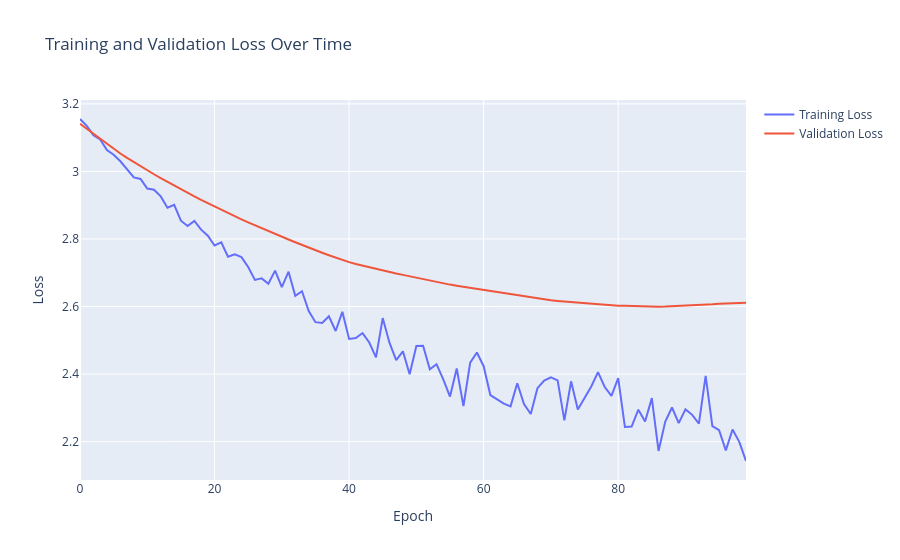

Source (notebook cell):
### Code cell
import plotly.graph_objects as go
import time

# Taken from Lesson 19
def train_model(model, optimizer, num_epochs, checkpoint_path):
    """Train, keep the checkpoint with the lowest validation loss, and plot the losses."""
    training_losses = []
    validation_losses = []
    best_validation_loss = float('inf')
    best_validation_epoch = -1
    training_start = time.time()

    for epoch in range(num_epochs):
        model.train()
        epoch_loss = 0
        num_batches = 0
        for images, labels in train_loader:
            images = images.to(device)
            labels = labels.to(device)
            outputs = model(images)
            optimizer.zero_grad() 
            loss = criterion(outputs, labels)
            loss.backward() 
            optimizer.step()
            
            epoch_loss += loss.item()
            num_batches += 1

        avg_loss = epoch_loss / num_batches
        training_losses.append(avg_loss)

        # Compute validation loss. Don't need gradients here.
        model.eval()
        with torch.no_grad():
            val_total = 0
            for images, labels in val_loader:
                val_outputs = model(images.to(device))
                val_total += criterion(val_outputs, labels.to(device)).item() * len(labels)
            validation_loss = val_total / len(images_val)
            validation_losses.append(validation_loss)

        # Save the model if this is the best validation loss so far
        if validation_loss < best_validation_loss:
            best_validation_loss = validation_loss
            best_validation_epoch = epoch
            torch.save(model.state_dict(), checkpoint_path)
            best_marker = ' *'
        else:
            best_marker = ''

        if epoch % (num_epochs / 10) == 0:
            print(f'Epoch [{epoch}/{num_epochs}], Train Loss: {avg_loss:.5f}, Val Loss: {validation_loss:.5f}{best_marker}')

    total_time = time.time() - training_start
    print(f'Average time per epoch: {total_time / num_epochs:.2f}s')
    print(f'Best validation loss: {best_validation_loss:.5f} (epoch {best_validation_epoch})')

    fig = go.Figure()
    fig.add_trace(go.Scatter(x=list(range(len(training_losses))), y=training_losses, mode='lines', name='Training Loss'))
    fig.add_trace(go.Scatter(x=list(range(len(validation_losses))), y=validation_losses, mode='lines', name='Validation Loss'))
    fig.update_layout(title="Training and Validation Loss Over Time", xaxis_title="Epoch", yaxis_title="Loss")
    fig.show()


train_model(model, optimizer, num_epochs=100, checkpoint_path='kilter_cnn.pth')

### Figure 1 — Plotly figure (JSON) as saved in the notebook; plotly's stock layout.template omitted (floating-point values rounded to 4 significant figures)
{"data": [{"mode": "lines", "name": "Training Loss", "type": "scatter", "x": [0, 1, 2, 3, 4, 5, 6, 7, 8, 9, 10, 11, 12, 13, 14, 15, 16, 17, 18, 19, 20, 21, 22, 23, 24, 25, 26, 27, 28, 29, 30, 31, 32, 33, 34, 35, 36, 37, 38, 39, 40, 41, 42, 43, 44, 45, 46, 47, 48, 49, 50, 51, 52, 53, 54, 55, 56, 57, 58, 59, 60, 61, 62, 63, 64, 65, 66, 67, 68, 69, 70, 71, 72, 73, 74, 75, 76, 77, 78, 79, 80, 81, 82, 83, 84, 85, 86, 87, 88, 89, 90, 91, 92, 93, 94, 95, 96, 97, 98, 99], "y": [3.155, 3.135, 3.107, 3.094, 3.063, 3.049, 3.03, 3.007, 2.982, 2.978, 2.949, 2.946, 2.926, 2.893, 2.901, 2.854, 2.838, 2.853, 2.828, 2.81, 2.781, 2.79, 2.747, 2.754, 2.746, 2.717, 2.679, 2.683, 2.667, 2.706, 2.658, 2.703, 2.632, 2.645, 2.586, 2.554, 2.551, 2.571, 2.528, 2.584, 2.504, 2.507, 2.521, 2.494, 2.45, 2.566, 2.493, 2.441, 2.467, 2.4, 2.483, 2.484, 2.414, 2.429, 2.384, 2.334, 2.416, 2.305, 2.434, 2.464, 2.423, 2.338, 2.325, 2.312, 2.304, 2.373, 2.311, 2.282, 2.358, 2.381, 2.39, 2.381, 2.263, 2.378, 2.295, 2.328, 2.363, 2.406, 2.362, 2.336, 2.388, 2.243, 2.244, 2.295, 2.259, 2.329, 2.172, 2.259, 2.301, 2.255, 2.296, 2.279, 2.254, 2.395, 2.246, 2.234, 2.174, 2.236, 2.199, 2.143]}, {"mode": "lines", "name": "Validation Loss", "type": "scatter", "x": [0, 1, 2, 3, 4, 5, 6, 7, 8, 9, 10, 11, 12, 13, 14, 15, 16, 17, 18, 19, 20, 21, 22, 23, 24, 25, 26, 27, 28, 29, 30, 31, 32, 33, 34, 35, 36, 37, 38, 39, 40, 41, 42, 43, 44, 45, 46, 47, 48, 49, 50, 51, 52, 53, 54, 55, 56, 57, 58, 59, 60, 61, 62, 63, 64, 65, 66, 67, 68, 69, 70, 71, 72, 73, 74, 75, 76, 77, 78, 79, 80, 81, 82, 83, 84, 85, 86, 87, 88, 89, 90, 91, 92, 93, 94, 95, 96, 97, 98, 99], "y": [3.141, 3.126, 3.111, 3.096, 3.082, 3.067, 3.053, 3.04, 3.027, 3.015, 3.003, 2.992, 2.98, 2.969, 2.958, 2.948, 2.937, 2.926, 2.916, 2.906, 2.896, 2.887, 2.877, 2.867, 2.858, 2.849, 2.84, 2.831, 2.823, 2.814, 2.806, 2.798, 2.79, 2.782, 2.774, 2.767, 2.759, 2.752, 2.745, 2.738, 2.732, 2.726, 2.721, 2.716, 2.712, 2.707, 2.702, 2.698, 2.694, 2.689, 2.685, 2.68, 2.676, 2.672, 2.669, 2.665, 2.662, 2.658, 2.655, 2.653, 2.65, 2.647, 2.644, 2.64, 2.636, 2.633, 2.63, 2.627, 2.624, 2.621, 2.618, 2.616, 2.615, 2.613, 2.611, 2.609, 2.608, 2.606, 2.604, 2.603, 2.603, 2.602, 2.601, 2.6, 2.6, 2.6, 2.6, 2.6, 2.601, 2.601, 2.602, 2.604, 2.605, 2.606, 2.607, 2.608, 2.609, 2.61, 2.611, 2.611]}], "layout": {"title": {"text": "Training and Validation Loss Over Time"}, "xaxis": {"title": {"text": "Epoch"}}, "yaxis": {"title": {"text": "Loss"}}}}
